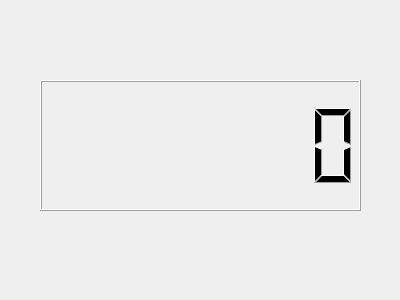
<?xml version="1.0" encoding="UTF-8"?>
<ui version="4.0">
 <class>Dialog</class>
 <widget class="QDialog" name="Dialog">
  <property name="geometry">
   <rect>
    <x>0</x>
    <y>0</y>
    <width>400</width>
    <height>300</height>
   </rect>
  </property>
  <property name="windowTitle">
   <string>Dialog</string>
  </property>
  <widget class="QLCDNumber" name="lcdNumber">
   <property name="geometry">
    <rect>
     <x>40</x>
     <y>80</y>
     <width>321</width>
     <height>131</height>
    </rect>
   </property>
   <property name="font">
    <font>
     <italic>false</italic>
    </font>
   </property>
   <property name="digitCount">
    <number>7</number>
   </property>
  </widget>
 </widget>
 <resources/>
 <connections/>
</ui>
